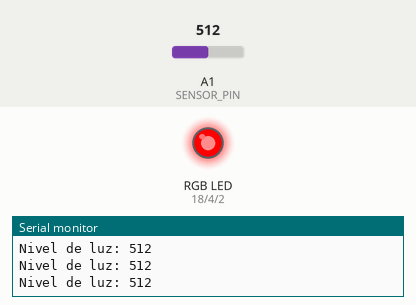
This sketch was run on a simulated Arduino Uno, built with avr-gcc and run on an emulated ATmega328P. On the bench: an RGB LED mixed from three pins (HIGH = lit), the last lines printed to the serial monitor. The inputs (shaded band) are chosen by the test bench; at power-on: A1 (SENSOR_PIN) = 512.

Above: at 1.2 s.
1.3 s: A1 (SENSOR_PIN) set to 988
2.8 s: A1 (SENSOR_PIN) set to 1015
At 4.0 s:
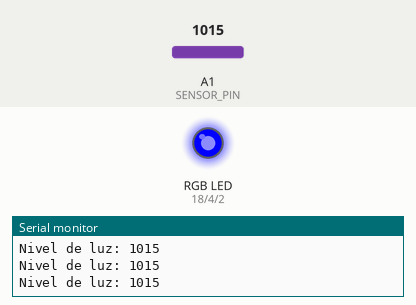
4.3 s: A1 (SENSOR_PIN) set to 990
At 5.4 s:
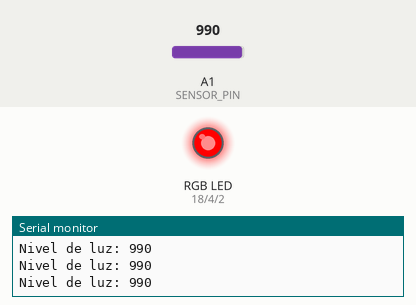
5.8 s: A1 (SENSOR_PIN) set to 1010
At 6.8 s:
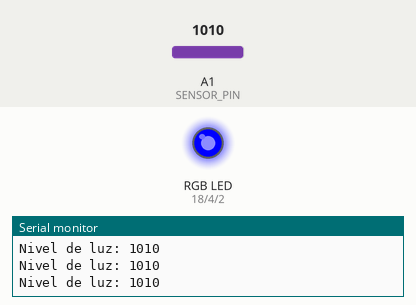
Timing chart, 0 to 8.3 s (numbered marks = the images above; inputs shaded):
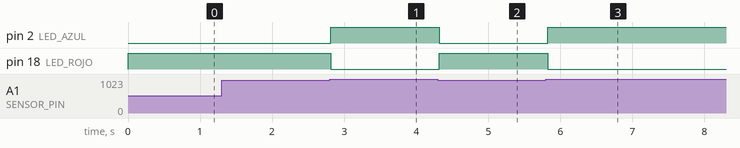

Measured:
- the behaviour switches between 1000 and 1001 on A1 (SENSOR_PIN) (found by bisection; images 0 and 1)
- after the input at 2.8 s, pin 2 (LED_AZUL): LOW → HIGH at once; pin 18 (LED_ROJO): HIGH → LOW at once
- after the input at 4.3 s, pin 2 (LED_AZUL): HIGH → LOW at once; pin 18 (LED_ROJO): LOW → HIGH at once
- after the input at 5.8 s, pin 2 (LED_AZUL): LOW → HIGH at once; pin 18 (LED_ROJO): HIGH → LOW at once

The sketch:

2.ino
```cpp
// Definición de pines
#define LED_ROJO   18     // Componente rojo del LED RGB
#define LED_VERDE  4      // Componente verde del LED RGB
#define LED_AZUL   2      // Componente azul del LED RGB
#define SENSOR_PIN 15     // Pin al que se conecta la salida analógica del fotoresistor

// Definición de umbrales
// Si el valor del sensor es superior a umbralAlto, significa luz suficiente y se apaga el LED.
int umbralAlto  = 3000;   // Luz alta
int umbralMedio = 2000;   // Luz moderada
int umbralBajo  = 1000;   // Muy poca luz

void setup() {
  // Configuración de pines de salida para cada color del LED RGB
  pinMode(LED_ROJO, OUTPUT);
  pinMode(LED_VERDE, OUTPUT);
  pinMode(LED_AZUL, OUTPUT);

  // Configuración del pin del sensor
  pinMode(SENSOR_PIN, INPUT);

  // Inicializamos la comunicación serial para depurar los valores del sensor
  Serial.begin(115200);
}

void loop() {
  // Leemos el valor del fotoresistor
  int valorLuz = analogRead(SENSOR_PIN);
  Serial.print("Nivel de luz: ");
  Serial.println(valorLuz);

  // Si hay suficiente luz, se apagan todos los LED
  if (valorLuz > umbralAlto) {
    analogWrite(LED_ROJO, 0);
    analogWrite(LED_VERDE, 0);
    analogWrite(LED_AZUL, 0);
  }
  // En luz moderada, se enciende el LED verde
  else if (valorLuz <= umbralAlto && valorLuz > umbralMedio) {
    analogWrite(LED_ROJO, 0);
    analogWrite(LED_VERDE, 255);
    analogWrite(LED_AZUL, 0);
  }
  // Con luz baja, se encienden LED azul
  else if (valorLuz <= umbralMedio && valorLuz > umbralBajo) {
    analogWrite(LED_ROJO, 0);
    analogWrite(LED_VERDE, 0);
    analogWrite(LED_AZUL, 255);
  }
  // En muy baja intensidad de luz, se enciende LED rojo
  else if (valorLuz <= umbralBajo) {
    analogWrite(LED_ROJO, 255);
    analogWrite(LED_VERDE, 0);
    analogWrite(LED_AZUL, 0);
  }

  // Pequeño retardo para estabilizar la lectura
  delay(100);
}
```
